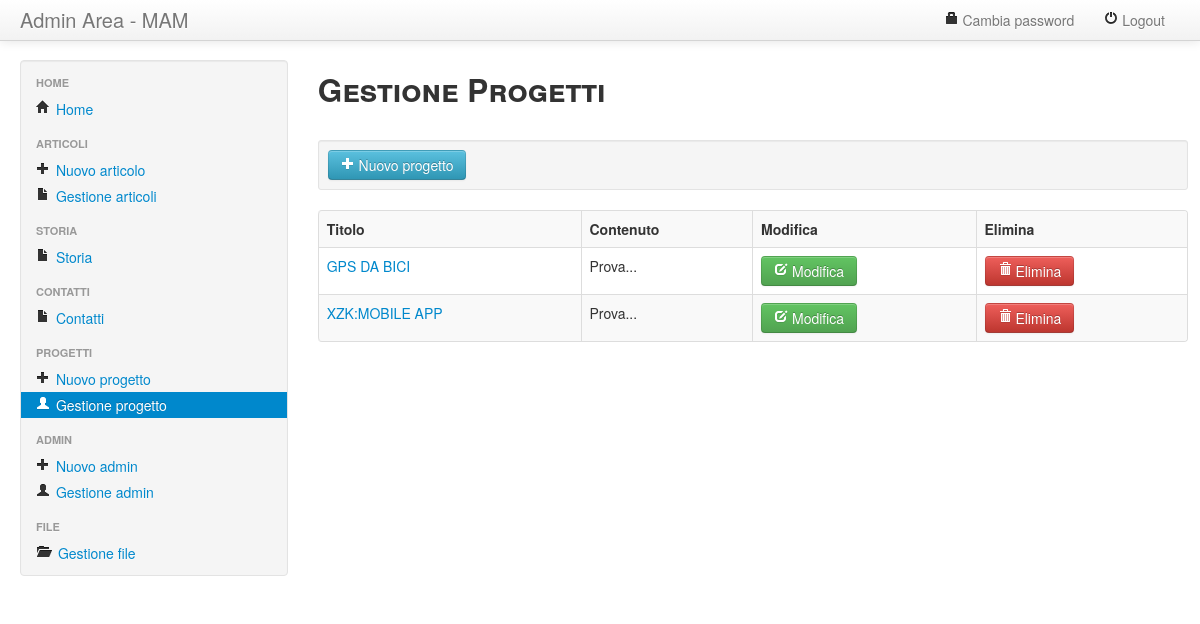
Page /admin/progetti.php (signed in) on the committed database.
### tables this page shows
CREATE TABLE `progetti` (
  `id` int(11) NOT NULL,
  `src` varchar(50) NOT NULL,
  `titolo` varchar(50) NOT NULL,
  `alt` varchar(50) NOT NULL,
  `title` varchar(50) NOT NULL,
  `href` varchar(50) NOT NULL,
  `testo` text NOT NULL
);

### admin/progetti.php (the view)
<?php
include("sopra.php");
?>
			<div class="span9">
          		<div class="row-fluid">
					<h2 style="font-variant:small-caps;">Gestione Progetti</h2><br/>
					<div class="well well-small">
						<a href="inserisci-progetto.php"><button class="btn btn-info"><i class="icon-plus icon-white"></i> Nuovo progetto</button></a>
					</div>
					<table class="table table-bordered table-hover table-striped">
						<?php
							$query="SELECT * FROM progetti ORDER BY titolo";
							$ris=mysql_query($query) or die(mysql_error());
							if(mysql_num_rows($ris)){
								echo'
									<tr><th>Titolo</th><th>Contenuto</th><th>Modifica</th><th>Elimina</th></tr>';
								while($dato=mysql_fetch_array($ris)){
									echo"<tr>
											<td style=\"color: #0088CC;\">$dato[titolo]</td>
											<td>".substr(strip_tags(html_entity_decode($dato['testo'])),0,80)."...</td>
											";
									echo"
											<td>
												<a href=\"modifica-progetto.php?id=$dato[id]\">
													<button class=\"btn btn-success\">
														<i class=\"icon-edit icon-white\"></i> Modifica
													</button>
												</a>
											</td>
											<td>
												<a href=\"cancellazione.php?id=$dato[id]&tipo=progetto\" onclick=\"return confirm('Sei sicuro di voler cancellare questo progetto?')\">
													<button class=\"btn btn-danger\">
														<i class=\"icon-trash icon-white\"></i> Elimina
													</button>
												</a>
											</td>
										</tr>";
								}
							}
							else{
								echo"<h2>Nessun progetto presente</h2><br/>";
							}
						?>
					</table>
				</div>
			</div>

### admin/css/css2.css (style rules this page uses)
body { padding-top: 60px; padding-bottom: 40px; }

### rows in the picture
progetti: titolo "GPS DA BICI", testo "Prova"
progetti: titolo "XZK:MOBILE APP", testo "Prova"
